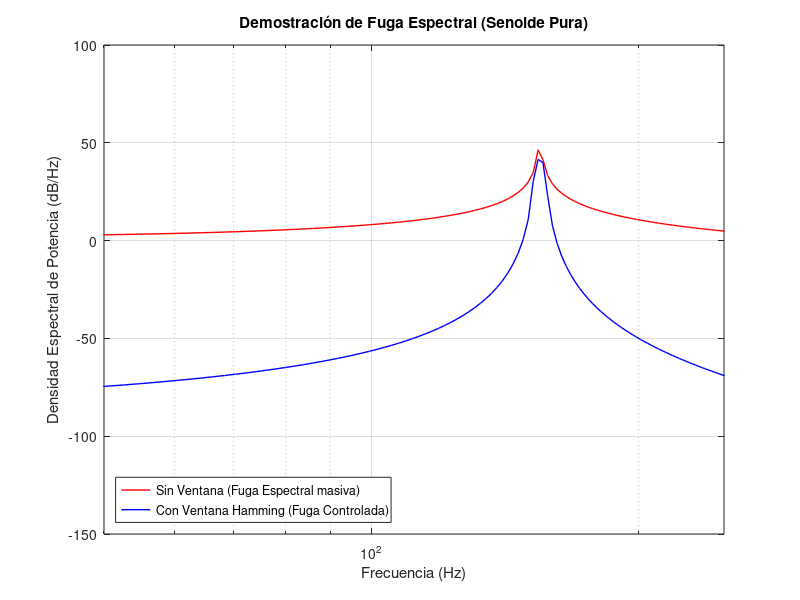
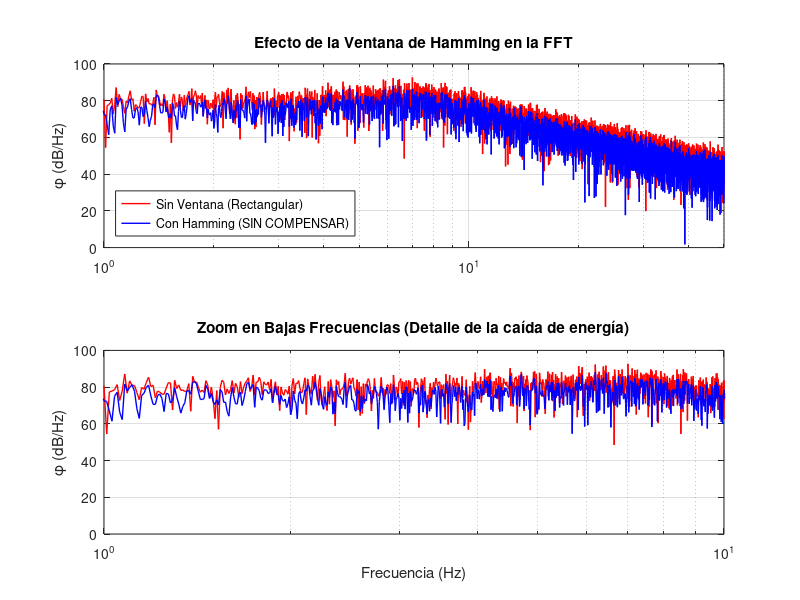

These figures' MATLAB source, in order:
%% A. Por qué usar ventanas??
% Buena pregunta! cerremos todas las ventanas y de paso borremos las
% variables
close all 
clear all

%% 1. Configuración de la Señal (Senoide pura con "fuga forzada")
Fs = 1000;                     % Frecuencia de muestreo (Hz)
N = 512;                       % Usamos un bloque corto para ver los bins individuales
t = (0:N-1)/Fs;                % Vector de tiempo

% Forzamos fuga espectral: 150 Hz cae exacto en un bin, 155 Hz NO.
% Al usar 155 Hz, la señal no termina donde empezó al final de las 512 muestras.
f0 = 155;                      
x = sin(2*pi*f0*t);            % Senoide pura sin ruido

%% 2. FFT Sin Ventana vs Con Ventana (Ambas PSDs Compensadas)

% --- Caso A: Sin Ventana (Rectangular) ---
X_sin = fft(x);
P_sin = (2 * abs(X_sin).^2) / (Fs/N);
P_sin = P_sin(1:N/2+1);
f = (0:N/2)*(Fs/N);

% --- Caso B: Con Ventana Hanning 
w = hanning(N);
x_ventaneada = x .* w';        % Multiplicación en el tiempo (w' para transponer si es fila)
X_con = fft(x_ventaneada);
%S_w = sum(w.^2);               % Compensación de energía por la ventana
P_con = (2 * abs(X_con).^2) / (Fs/N);
P_con = P_con(1:N/2+1);

%% 3. Gráficos Comparativos
% Graficamos en escala logarítmica (dB) para ver el "piso" falso que genera la fuga
semilogx(f, 10*log10(P_sin), 'r', 'LineWidth', 1); hold on;
semilogx(f, 10*log10(P_con), 'b', 'LineWidth', 1);
title(['Demostración de Fuga Espectral (Senoide Pura)']);
xlabel('Frecuencia (Hz)');
ylabel('Densidad Espectral de Potencia (dB/Hz)');
grid on; 
xlim([50 250]); % Hacemos zoom alrededor de la zona de interés
legend('Sin Ventana (Fuga Espectral masiva)', 'Con Ventana Hamming (Fuga Controlada)', 'Location', 'southwest');




%% B Qué pasa cuando tenemos una señal estocástica
%1. Configuración de la Señal Filtrada (10,000 muestras)
randn('state',0);
n = 10000;
e = randn(n,1);

Fs = 100;                      % Frecuencia de muestreo (Hz)
t = (0:9999)/Fs;               % Vector de tiempo

A = [1 -1.5 0.7];
B = [0 1 0.5];
x = filter(B,A,e);             % Señal filtrada

%% 2. Cálculos de los Escenarios

% --- Escenario 1: FFT Total Sin Ventana (Rectangular) ---
X_sin = fft(x);
N = length(x);
% PSD Unilateral estándar
P_sin = (2 * abs(X_sin).^2) / (Fs/N);
P_sin = P_sin(1:N/2+1);
f = (0:N/2)*(Fs/N);

% --- Escenario 2: FFT Total Con Ventana Hamming (SIN COMPENSAR) ---
w = hamming(N);
x_ventaneada = x .* w;         % Multiplicación en el tiempo
X_con_sin_comp = fft(x_ventaneada);
% Si usamos la fórmula estándar de ruido blanco sin ajustar por la ventana:
P_con_sin_comp = (2 * abs(X_con_sin_comp).^2) / (Fs/N);
P_con_sin_comp = P_con_sin_comp(1:N/2+1);

% --- Escenario 3: FFT Total Con Ventana Hamming (COMPENSADA) ---
% Calculamos la potencia de la ventana para normalizar correctamente la PSD
S_w = sum(w.^2); 
X_con_comp = fft(x_ventaneada);
% Reemplazamos (N * Fs) por (S_w * Fs) para recuperar la energía perdida
P_con_comp = (2 * abs(X_con_comp).^2) / (S_w * (Fs/N));
P_con_comp = P_con_comp(1:N/2+1);


%% 3. Gráficos Comparativos
figure();

% Gráfico superior: Comparativa espectral directa
subplot(2,1,1);
semilogx(f, 10*log10(P_sin),'r', 'LineWidth', 1); hold on;
semilogx(f, 10*log10(P_con_sin_comp), 'b', 'LineWidth', 1);
title('Efecto de la Ventana de Hamming en la FFT');
ylabel('\phi (dB/Hz)');
legend('Sin Ventana (Rectangular)', 'Con Hamming (SIN COMPENSAR)', 'Location', 'southwest');
grid on; xlim([1 Fs/2]);

% Gráfico inferior: Zoom en bajas frecuencias para ver el sesgo
subplot(2,1,2);
semilogx(f, 10*log10(P_sin), 'r', 'LineWidth', 1); hold on;
semilogx(f, 10*log10(P_con_sin_comp), 'b', 'LineWidth', 1);
title('Zoom en Bajas Frecuencias (Detalle de la caída de energía)');
xlabel('Frecuencia (Hz)'); ylabel('\phi (dB/Hz)');
grid on; xlim([1 10]); % Zoom de 1 a 10 Hz
